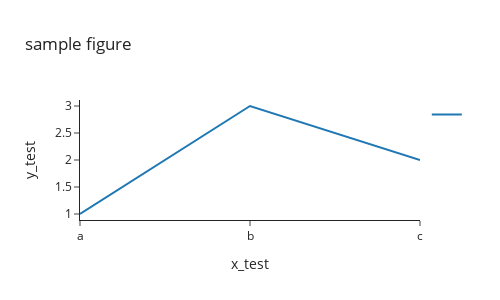

Notebook code cell kept with this figure:
### Code cell
fig.update_layout({
               'xaxis': {'anchor': 'y', 'domain': [0.0, 1.0], 'title': {'text': 'x_test'}},
               'yaxis': {'anchor': 'x', 'domain': [0.0, 1.0], 'title': {'text': 'y_test'}}})

### Figure 1 — Plotly figure (JSON) as saved in the notebook; plotly's stock layout.template omitted (floating-point values rounded to 4 significant figures)
{"data": [{"hovertemplate": "x=%{x}<br>y=%{y}<extra></extra>", "legendgroup": "", "line": {"color": "#1F77B4", "dash": "solid"}, "marker": {"symbol": "circle"}, "mode": "lines", "name": "", "orientation": "v", "showlegend": true, "type": "scatter", "x": ["a", "b", "c"], "xaxis": "x", "y": [1, 3, 2], "yaxis": "y"}], "layout": {"height": 300, "legend": {"tracegroupgap": 0}, "title": {"text": "sample figure"}, "width": 500, "xaxis": {"anchor": "y", "domain": [0, 1], "title": {"text": "x_test"}}, "yaxis": {"anchor": "x", "domain": [0, 1], "title": {"text": "y_test"}}}}
